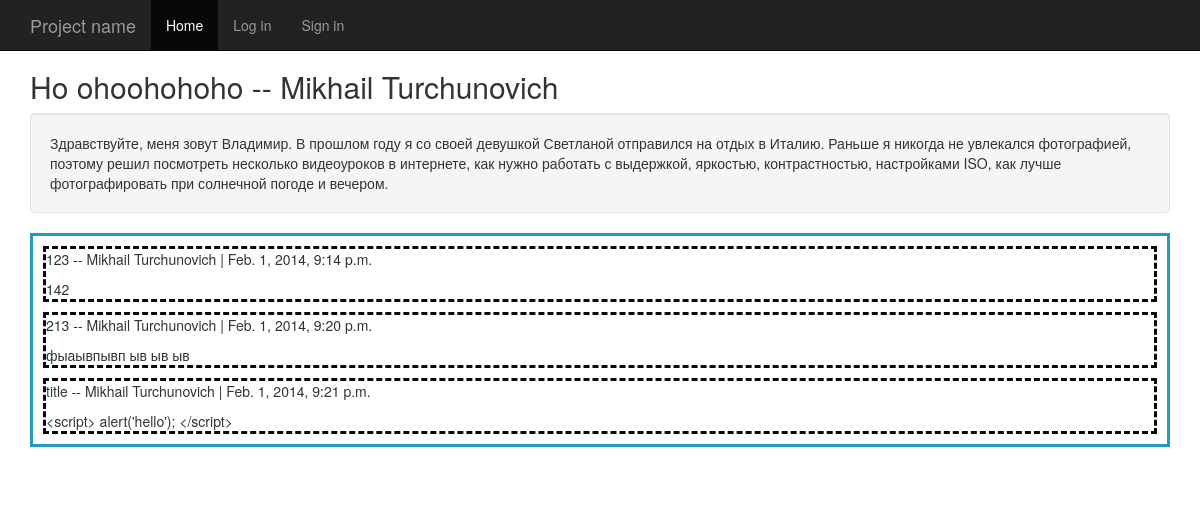
Page /blog/post/2 on the committed database.
### Jiga/models.py (models this page shows, shortened)
class Post(models.Model):
    user = models.ForeignKey(User)
    post_title = models.CharField(max_length=255)
    post_text = models.TextField()
    pub_date = models.DateTimeField()

class Comment(models.Model):
    post = models.ForeignKey(Post)
    user = models.ForeignKey(User)
    comment_title = models.CharField(max_length=255)
    comment_text = models.TextField()
    pub_date = models.DateTimeField()

### Jiga/views.py (the view)
# urls.py: url(r'^post/(?P<post_id>\d+)$', views.post, name='post'),
def post(request, post_id):
    _post = get_object_or_404(Post, pk=post_id)
    return render(request, 'Jiga/post.html', {'post': _post})

### Jiga/templates/Jiga/post.html (shortened to what this page needs)
{% extends 'Jiga/application_layout.html' %}
{% block content %}
    <h2> {{ post.post_title }} -- {{ post.user.first_name }} {{ post.user.last_name }}</h2>
    <div id="post_text" class="well">
        {{ post.post_text }}
    </div>
    <div id="comment_set">
        {% for comment in post.comment_set.all %}
            <div class="comment">
                <p>{{ comment.comment_title }} -- {{ comment.user.first_name }} {{ comment.user.last_name }} | {{ comment.pub_date }}</p>
                    {{ comment.comment_text }}
            </div>
        {% endfor %}
    </div>
    <br /> <br/>
{% endblock %}

### Jiga/templates/Jiga/application_layout.html (shortened to what this page needs)
<!DOCTYPE html>
<html xmlns="http://www.w3.org/1999/html">
<head>
    {% load staticfiles %}
    <link type="text/css" rel="stylesheet" href="http://code.jquery.com/ui/1.10.4/themes/smoothness/jquery-ui.css">
    <link type="text/css" rel="stylesheet" href="{% static 'Jiga/css/bootstrap.css' %}">
    <link type="text/css" rel="stylesheet" href="{% static 'Jiga/css/timepicker.css' %}">
</head>
<body>
    {% include 'Jiga/header.html' %}
    <div class="container">
        {% block content %}
        {% endblock %}
    </div>
</body>
</html>

### Jiga/templates/Jiga/header.html (shortened to what this page needs)
<div class="navbar navbar-inverse navbar-fixed-top" role="navigation">
      <div class="container">
        <div class="navbar-header">
          <a class="navbar-brand" href="#">Project name</a>
        </div>
        <div class="collapse navbar-collapse">
          <ul class="nav navbar-nav">
            <li class="active"><a href="{% url 'jiga:index' %}">Home</a></li>
                {% if user.is_authenticated %}
                    <li><a href="{% url 'jiga:create_post' %}">New post</a></li>
                    <li><a href="{% url 'jiga:profile' user.id %}">My profile</a></li>
                    <li><a href="{% url 'jiga:logout' %}">Log out</a></li>
                {% else %}
                    <li><a href="{% url 'jiga:login' %}">Log in</a></li>
                    <li><a href="{% url 'jiga:register' %}">Sign in</a></li>
                {% endif %}
          </ul>
        </div>
      </div>
</div>

### Jiga/templates/Jiga/application_layout.html (style rules this page uses)
body { padding-top: 50px; }

### Jiga/templates/Jiga/post.html (style rules this page uses)
.comment { border: dashed #080808; margin: 10px 10px 10px 10px; }
#comment_set { border: solid #269abc; }

### rows in the picture
Post: post_title "Ho ohoohohoho", user.first_name "Mikhail", user.last_name "Turchunovich", post_text "Здравствуйте, меня зовут Владимир. В прошлом году я со своей девушкой Светланой отправился на отдых в Италию. Раньше я никогда не увлекался фотографией, поэтому решил посмотреть несколько видеоуроков в интернете, как нужно работать с выдержкой, яркостью, контрастностью, настройками ISO, как лучше фотографировать при солнечной погоде и вечером."
Comment: comment_title "123", user.first_name "Mikhail", user.last_name "Turchunovich", pub_date "Feb. 1, 2014, 9:14 p.m.", comment_text "142"
Comment: comment_title "213", user.first_name "Mikhail", user.last_name "Turchunovich", pub_date "Feb. 1, 2014, 9:20 p.m.", comment_text "фыаывпывп ыв ыв ыв"
Comment: comment_title "title", user.first_name "Mikhail", user.last_name "Turchunovich", pub_date "Feb. 1, 2014, 9:21 p.m.", comment_text "<script> alert('hello'); </script>"
